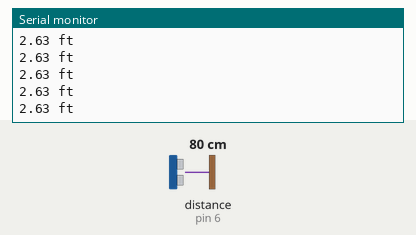
This sketch was run on a simulated Arduino Uno, built with avr-gcc and run on an emulated ATmega328P. Parts: the last lines printed to the serial monitor. Wiring (inferred from the names in the program): range finder with pulse-width output: data pin 6. The test bench sets the inputs (shaded band); at power-on: distance to the obstacle (sensor on pin 6) 80 cm. The echo pulse lasts 58.3 µs per cm.

Above: at 1.2 s.
1.3 s: distance to the obstacle (sensor on pin 6) set to 2 cm
At 1.39 s:
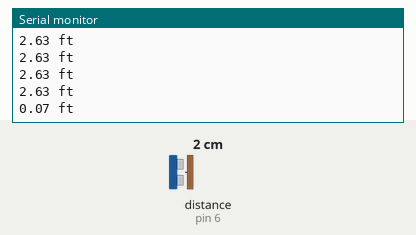
2.8 s: distance to the obstacle (sensor on pin 6) set to 4 cm
At 2.81 s:
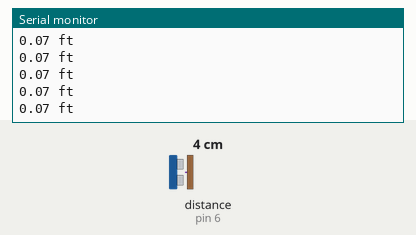
Timing chart, 0 to 5.8 s (numbered marks = the images above; inputs shaded):
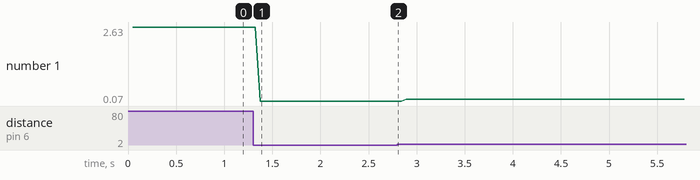

The sketch:

PulseWidth-mini.ino
```cpp
int pin = 6;  // or any digital pin
unsigned long duration;
float convert = 147.0; // microseconds per in

void setup() {
  Serial.begin(9600);
  pinMode(pin, INPUT);
}

void loop() {
  duration = pulseIn(pin, HIGH);  // microseconds
  float distance_in = duration / convert;
  float distance_ft = distance_in / 12.0;
  Serial.print(distance_ft);
  Serial.println(" ft");
}
```

Measured:
- after the input at 1.3 s, the serial monitor: prints a new line after 0.07 s (image 1)
- plotted number 1: 2.63 → 0.07 after the input at 1.3 s, 0.07 → 0.13 after the input at 2.8 s
